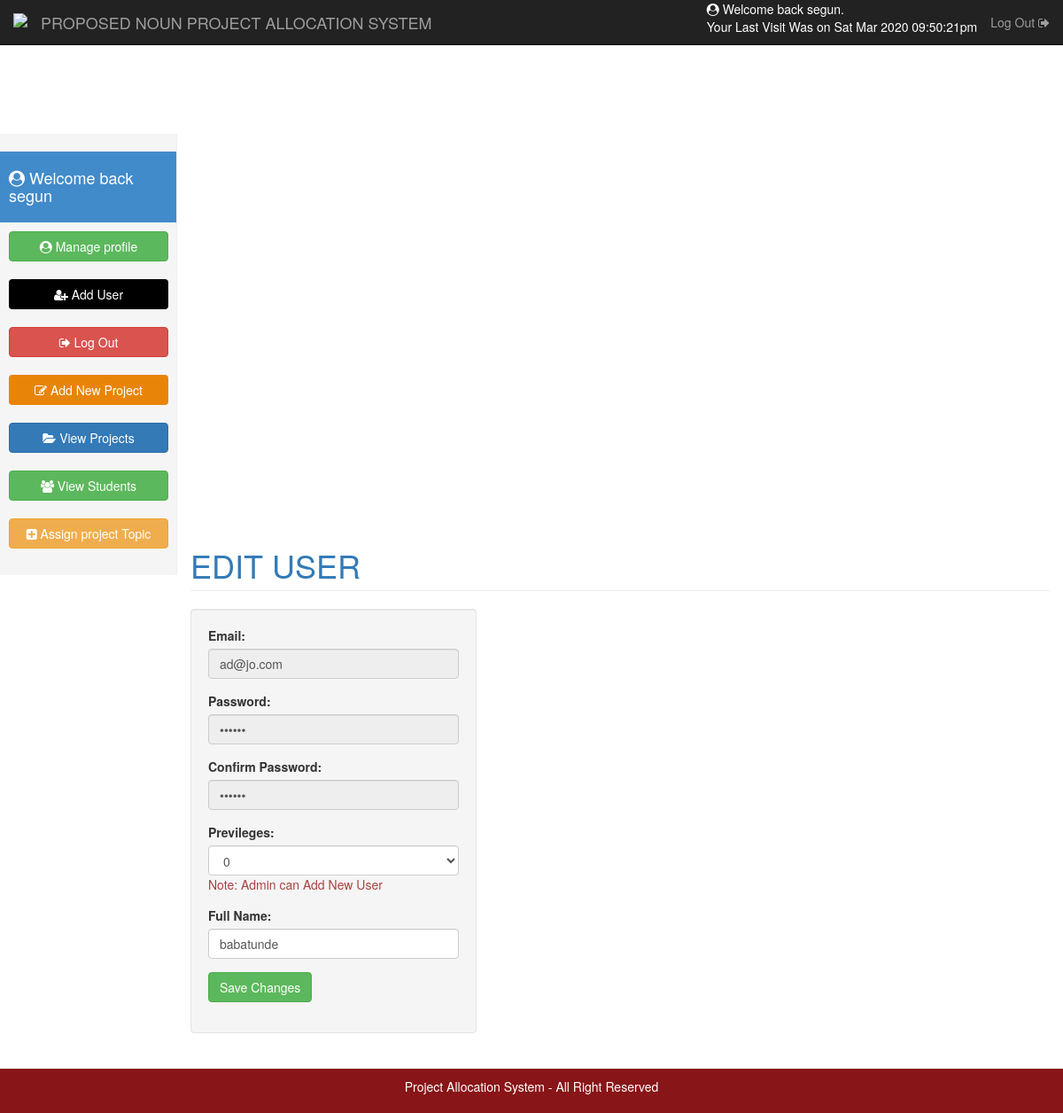
The page /?View=edit_user&id=2 (signed in) on the database its author committed.
### tables this page shows
CREATE TABLE `users` (
  `ID` int(10) NOT NULL,
  `Email` varchar(100) NOT NULL,
  `Password` varchar(100) NOT NULL,
  `Date` varchar(100) NOT NULL,
  `Name` varchar(100) NOT NULL,
  `Last_Login` varchar(100) NOT NULL,
  `Role` int(10) NOT NULL
);

### Model/Context.php (called while the page is built, shortened)
<?php
class Db_Context{
private $Host = "localhost";
    private $Db_Name = "sile";
	private $Db_User_Name = "root";
	private $Db_Password = "" ;
	private $Db_Connection;
function __construct() {
	$this->Db_Connection = $this->Connect();
	}
private function Connect(){
	$Connection = mysqli_connect($this->Host, $this->Db_User_Name, $this->Db_Password,$this->Db_Name);
	return($Connection);
	}
protected function Escape_sql_injection($value){
		$Clean_value = mysqli_real_escape_string($this->Db_Connection,$value);
		return($Clean_value);
	}
protected function Select($sql){
	$result = mysqli_query($this->Db_Connection,$sql);
	$rows_count = mysqli_num_rows($result);
	if($rows_count > 0){
	while($rows = mysqli_fetch_assoc($result)){ $Array_row[] = $rows; }
			return($Array_row);
	} else
	{ return false ;}
	}
}
?>

### Controller/Controller.php (called while the page is built, shortened)
<?php
include("Model/Context.php");
class Controller extends Db_Context{
	public function Get_User_By_Id($id){
		$secure_Id = $this->Escape_sql_injection($id);
		$Get_Sql= "SELECT * FROM users WHERE ID = '$secure_Id'";
		$Get_Result = $this->Select($Get_Sql);
		if($Get_Result != false){return($Get_Result);}
	}
}
?>

### Views/edit_user.php (the view, shortened to what this page needs)
<?php
$Obj_Controller = new Controller();
$Obj_Controller->Add_User();
include("navbar.php");
?>
    <div class="container-fluid">
      <div class="row">
        <div class="col-sm-3 col-md-2 sidebar">
          <?php include("sidebar.php"); ?>
        </div>
        <div class="col-sm-9 col-sm-offset-3 col-md-10 col-md-offset-2 main">
          <h1 class="page-header text-primary">	EDIT USER </h1>
        <form action="" method="post" class="col-md-4 well">
        	 <?php
			$Result = $Obj_Controller->Get_User_By_Id($_GET["id"]);
			foreach( $Result as $key=>$value){
				?>
        	<div class="form-group">
        		<label> Email: </label>
<input type="email" name="Email" class="form-control" value="<?php echo   $Result[$key]["Email"];?>" disabled>
        	</div>
        	<div class="form-group">
        		<label> Password: </label>
        		<input type="password" name="Password" class="form-control" value="<?php echo   $Result[$key]["Password"];?>" disabled>
        	</div>
        	<div class="form-group">
        		<label> Confirm Password: </label>
        		<input type="password" name="Confirm_Password" class="form-control" value="<?php echo   $Result[$key]["Password"];?>" disabled>
        	</div>
        	<div class="form-group">
        		<label> Previleges: </label>
        		<select name="Role" class="form-control">
        		<option value="<?php echo   $Result[$key]["Role"];?>"> <?php echo   $Result[$key]["Role"];?></option>
        		</select>
        		<span class="text-danger"> Note: Admin can Add New User </span>
        	</div>
        	<div class="form-group">
        		<label> Full Name: </label>
        		<input type="text" name="Name" class="form-control" value="<?php echo   $Result[$key]["Name"];?>">
        	</div>
        	<div class="form-group">
        		<input type="submit" class="btn btn-success" name="Submit_User" value="Save Changes">
        	</div>
        </form>
         <?php }?>
      </div>
    </div>
<div class="row">
<?php include("footer.php");
	?>

### Css/style.css (style rules this page uses)
@media (min-width: 768px) { .sidebar { position: fixed; top: 51px; bottom: 0; left: 0; z-index: 1000; display: block; padding: 20px; overflow-x: hidden; overflow-y: auto; background-color: #f5f5f5; border-right: 1px solid #eee; } }
.main { padding: 20px; }
@media (min-width: 768px) { .main { padding-right: 40px; padding-left: 40px; } }
.main .page-header { margin-top: 0; }

### rows shown on the page
users: Email "ad@jo.com", Role "0", Name "babatunde"

### other values the page prints
$_SESSION["Name"] "segun"
$_SESSION["Last_Login"] "Sat Mar 2020 09:50:21pm"
